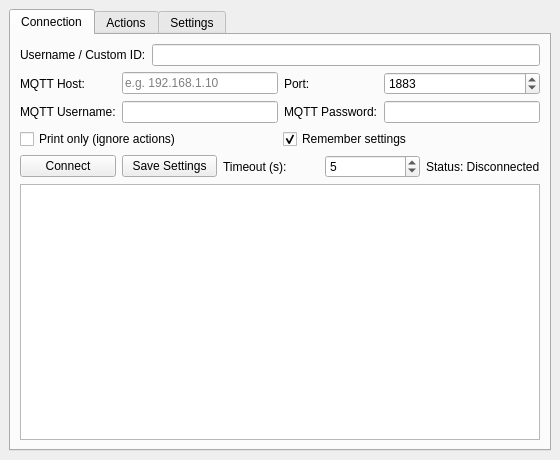
<?xml version="1.0" encoding="UTF-8"?>
<ui version="4.0">
 <class>MainWindow</class>
 <widget class="QMainWindow" name="MainWindow">
  <property name="geometry">
   <rect>
    <x>0</x>
    <y>0</y>
    <width>560</width>
    <height>460</height>
   </rect>
  </property>
  <widget class="QWidget" name="centralwidget">
   <layout class="QVBoxLayout" name="verticalLayout">
    <item>
     <widget class="QTabWidget" name="tabWidget">
      <property name="currentIndex">
       <number>0</number>
      </property>
      <widget class="QWidget" name="tabConnection">
       <attribute name="title">
        <string>Connection</string>
       </attribute>
       <layout class="QVBoxLayout" name="verticalLayoutConnection">
        <item>
         <layout class="QHBoxLayout" name="horizontalLayout">
          <item>
           <widget class="QLabel" name="labelUsername">
            <property name="text">
             <string>Username / Custom ID:</string>
            </property>
           </widget>
          </item>
          <item>
           <widget class="QLineEdit" name="lineEditUsername"/>
          </item>
         </layout>
        </item>
        <item>
         <layout class="QGridLayout" name="gridLayoutMqtt">
          <item row="0" column="0">
           <widget class="QLabel" name="labelHost">
            <property name="text">
             <string>MQTT Host:</string>
            </property>
           </widget>
          </item>
          <item row="0" column="1">
           <widget class="QLineEdit" name="lineEditHost">
            <property name="placeholderText">
             <string>e.g. 192.168.1.10</string>
            </property>
           </widget>
          </item>
          <item row="0" column="2">
           <widget class="QLabel" name="labelPort">
            <property name="text">
             <string>Port:</string>
            </property>
           </widget>
          </item>
          <item row="0" column="3">
           <widget class="QSpinBox" name="spinBoxPort">
            <property name="minimum">
             <number>1</number>
            </property>
            <property name="maximum">
             <number>65535</number>
            </property>
            <property name="value">
             <number>1883</number>
            </property>
           </widget>
          </item>
          <item row="1" column="0">
           <widget class="QLabel" name="labelMqttUser">
            <property name="text">
             <string>MQTT Username:</string>
            </property>
           </widget>
          </item>
          <item row="1" column="1">
           <widget class="QLineEdit" name="lineEditMqttUsername"/>
          </item>
          <item row="1" column="2">
           <widget class="QLabel" name="labelMqttPassword">
            <property name="text">
             <string>MQTT Password:</string>
            </property>
           </widget>
          </item>
          <item row="1" column="3">
           <widget class="QLineEdit" name="lineEditMqttPassword">
            <property name="echoMode">
             <enum>QLineEdit::EchoMode::Password</enum>
            </property>
           </widget>
          </item>
         </layout>
        </item>
        <item>
         <layout class="QHBoxLayout" name="horizontalLayout_options">
          <item>
           <widget class="QCheckBox" name="checkBoxPrintOnly">
            <property name="text">
             <string>Print only (ignore actions)</string>
            </property>
           </widget>
          </item>
          <item>
           <widget class="QCheckBox" name="checkBoxRemember">
            <property name="text">
             <string>Remember settings</string>
            </property>
            <property name="checked">
             <bool>true</bool>
            </property>
           </widget>
          </item>
         </layout>
        </item>
        <item>
         <layout class="QHBoxLayout" name="horizontalLayout_connect">
          <item>
           <widget class="QPushButton" name="pushButtonConnect">
            <property name="text">
             <string>Connect</string>
            </property>
           </widget>
          </item>
          <item>
           <widget class="QPushButton" name="pushButtonSaveSettings">
            <property name="text">
             <string>Save Settings</string>
            </property>
           </widget>
          </item>
          <item>
           <widget class="QLabel" name="labelTimeout">
            <property name="text">
             <string>Timeout (s):</string>
            </property>
           </widget>
          </item>
          <item>
           <widget class="QSpinBox" name="spinBoxTimeoutSec">
            <property name="minimum">
             <number>1</number>
            </property>
            <property name="maximum">
             <number>120</number>
            </property>
            <property name="value">
             <number>5</number>
            </property>
           </widget>
          </item>
          <item>
           <widget class="QLabel" name="labelStatus">
            <property name="text">
             <string>Status: Disconnected</string>
            </property>
           </widget>
          </item>
         </layout>
        </item>
        <item>
         <widget class="QTextEdit" name="textEditLog">
          <property name="readOnly">
           <bool>true</bool>
          </property>
         </widget>
        </item>
       </layout>
      </widget>
      <widget class="QWidget" name="tabActions">
       <attribute name="title">
        <string>Actions</string>
       </attribute>
       <layout class="QVBoxLayout" name="verticalLayoutActions">
        <item>
         <widget class="QListWidget" name="listWidgetActions"/>
        </item>
        <item>
         <layout class="QHBoxLayout" name="horizontalLayoutActionsButtons">
          <item>
           <widget class="QPushButton" name="pushButtonAddAction">
            <property name="text">
             <string>Add</string>
            </property>
           </widget>
          </item>
          <item>
           <widget class="QPushButton" name="pushButtonEditAction">
            <property name="text">
             <string>Edit</string>
            </property>
           </widget>
          </item>
          <item>
           <widget class="QPushButton" name="pushButtonDeleteAction">
            <property name="text">
             <string>Delete</string>
            </property>
           </widget>
          </item>
         </layout>
        </item>
        <item>
         <widget class="QLabel" name="labelActionsInfo">
          <property name="text">
           <string>Expected MQTT message: </string>
          </property>
         </widget>
        </item>
       </layout>
      </widget>
      <widget class="QWidget" name="tabSettings">
       <attribute name="title">
        <string>Settings</string>
       </attribute>
       <layout class="QVBoxLayout" name="verticalLayoutSettings">
        <item>
         <widget class="QCheckBox" name="checkBoxStartWithWindows">
          <property name="text">
           <string>Start with Windows</string>
          </property>
         </widget>
        </item>
        <item>
         <widget class="QCheckBox" name="checkBoxAutoConnect">
          <property name="text">
           <string>Connect to MQTT on startup</string>
          </property>
         </widget>
        </item>
        <item>
         <widget class="QCheckBox" name="checkBoxStartMinimized">
          <property name="text">
           <string>Start minimized to tray</string>
          </property>
         </widget>
        </item>
         <item>
          <widget class="QCheckBox" name="checkBoxLockStartupPath">
           <property name="text">
            <string>Lock startup path</string>
           </property>
          </widget>
         </item>
         <item>
          <layout class="QHBoxLayout" name="horizontalLayoutStartupPath">
           <item>
            <widget class="QLineEdit" name="lineEditStartupPath">
             <property name="placeholderText">
              <string>Select path to mpm.exe...</string>
             </property>
            </widget>
           </item>
           <item>
            <widget class="QPushButton" name="pushButtonBrowseStartupPath">
             <property name="text">
              <string>Browse...</string>
             </property>
            </widget>
           </item>
          </layout>
         </item>
         <item>
          <widget class="QPushButton" name="pushButtonCreateStartMenuShortcut">
           <property name="text">
            <string>Add to Start Menu</string>
           </property>
          </widget>
         </item>
        <item>
         <spacer name="verticalSpacer">
          <property name="orientation">
           <enum>Qt::Orientation::Vertical</enum>
          </property>
          <property name="sizeHint" stdset="0">
           <size>
            <width>20</width>
            <height>40</height>
           </size>
          </property>
         </spacer>
        </item>
       </layout>
      </widget>
     </widget>
    </item>
   </layout>
  </widget>
 </widget>
 <resources/>
 <connections/>
</ui>
